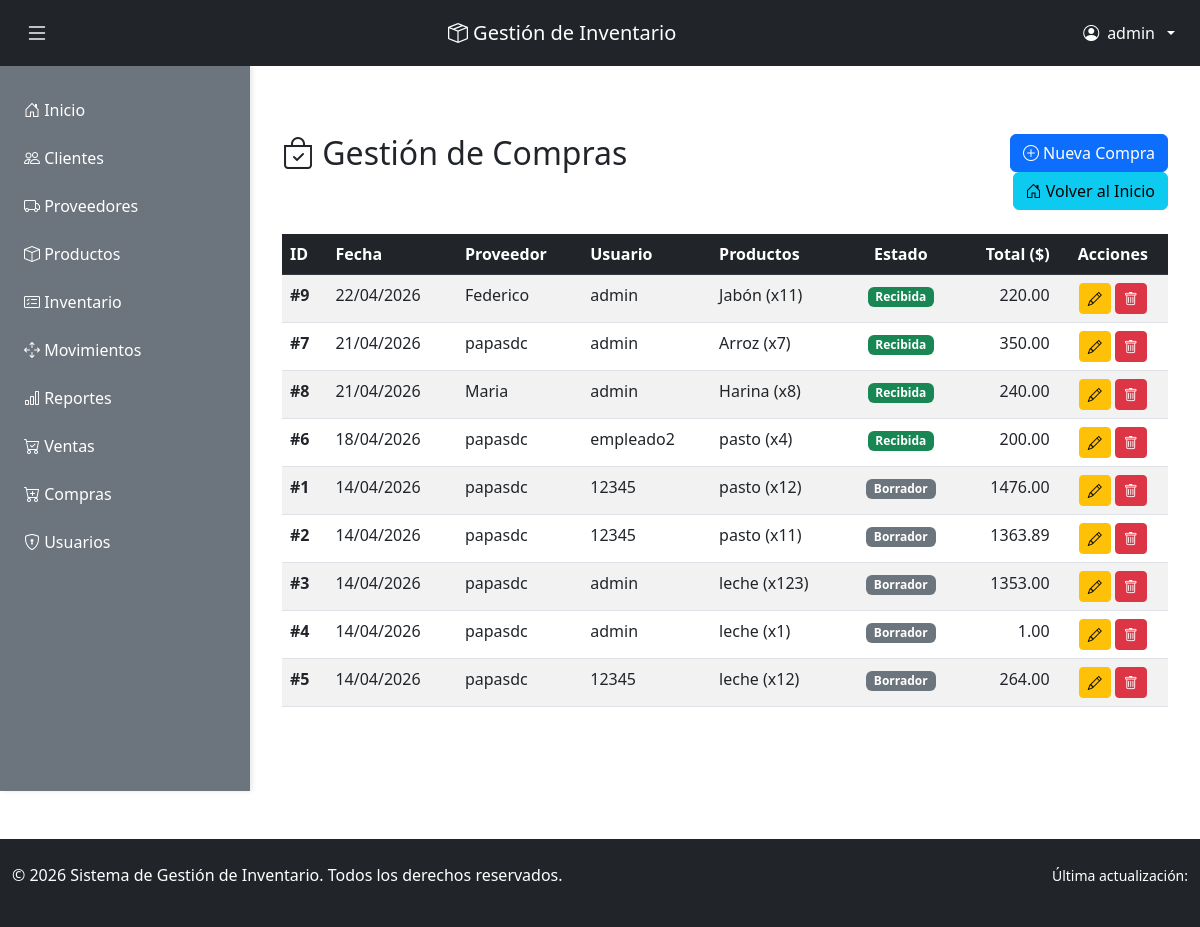
The page /compras/ (signed in) on the database its author committed.
### inventario/models.py (models this page shows, shortened)
class Compra(models.Model):
    ESTADO_COMPRA = [
        ('borrador', 'Borrador'),
        ('confirmada', 'Confirmada'),
        ('recibida', 'Recibida'),
        ('cancelada', 'Cancelada'),
    ]
    fecha_compra = models.DateField(auto_now_add=True)
    proveedor = models.ForeignKey(Proveedor, on_delete=models.CASCADE, related_name='compras')
    usuario = models.ForeignKey(User, on_delete=models.CASCADE, related_name='compras_realizadas')
    estado = models.CharField(max_length=20, choices=ESTADO_COMPRA, default='borrador')
    total = models.DecimalField(max_digits=12, decimal_places=2, default=0)
    class Meta:
        ordering = ['-fecha_compra']
        verbose_name = 'Compra'
        verbose_name_plural = 'Compras'
    def calcular_total(self):
        return sum(detalle.subtotal() for detalle in self.detalles.all())

class Proveedor(models.Model):
    nombre_proveedor = models.CharField(max_length=100)
    telefono = models.CharField(max_length=9)
    email = models.EmailField(unique=True)
    direccion = models.CharField(max_length=200)
    fecha_creacion = models.DateTimeField(auto_now_add=True)
    class Meta:
        ordering = ['nombre_proveedor']
        verbose_name = 'Proveedor'
        verbose_name_plural = 'Proveedores'

class DetalleCompra(models.Model):
    compra = models.ForeignKey(Compra, on_delete=models.CASCADE, related_name='detalles')
    producto = models.ForeignKey(Producto, on_delete=models.CASCADE, related_name='detalles_compra')
    cantidad = models.PositiveIntegerField()
    precio_compra = models.DecimalField(max_digits=10, decimal_places=2)
    class Meta:
        unique_together = ['compra', 'producto']
        verbose_name = 'Detalle Compra'
        verbose_name_plural = 'Detalles Compra'
    def subtotal(self):
        return self.cantidad * self.precio_compra

class Producto(models.Model):
    nombre_producto = models.CharField(max_length=100)
    codigo = models.CharField(max_length=50, unique=True)
    descripcion = models.TextField()
    precio = models.DecimalField(max_digits=10, decimal_places=2)
    stock = models.PositiveIntegerField(default=0)
    stock_minimo = models.PositiveIntegerField(default=0)
    fecha_creacion = models.DateTimeField(auto_now_add=True)
    activo = models.BooleanField(default=True)
    class Meta:
        ordering = ['nombre_producto']
        verbose_name = 'Producto'
        verbose_name_plural = 'Productos'

### inventario/views.py (the view)
# urls.py: path('compras/', views.ver_compras, name='ver_compras'),
@login_required(login_url='login')
@administrador_required
@require_http_methods(["GET"])
def ver_compras(request):
    compras = Compra.objects.all()
    contexto = {'compras': compras}
    return render(request, 'compras.html', contexto)

### inventario/views.py (called while the page is built)
def administrador_required(view_func):
    return user_passes_test(
        lambda u: u.is_authenticated and (
            u.is_superuser or
            (hasattr(u, 'perfil') and u.perfil.rol == 'administrador')
        ),
        login_url='login',
        redirect_field_name=None
    )(view_func)

### inventario/templates/compras.html (shortened to what this page needs)
{% extends 'base.html' %}
{% block content %}
<div class="container my-5">
    <div class="row mb-4">
        <div class="col-md-8">
            <h2><i class="bi bi-bag-check"></i> Gestión de Compras</h2>
        </div>
        <div class="col-md-4 text-end">
            <a href="{% url 'agregar_compra' %}" class="btn btn-primary">
                <i class="bi bi-plus-circle"></i> Nueva Compra
            </a>
            <a href="{% url 'inicio' %}" class="btn btn-info ms-2">
                <i class="bi bi-house-door"></i> Volver al Inicio
            </a>
        </div>
    </div>
    {% if compras %}
        <div class="table-responsive">
            <table class="table table-hover table-striped">
                <thead class="table-dark">
                    <tr>
                        <th>ID</th>
                        <th>Fecha</th>
                        <th>Proveedor</th>
                        <th>Usuario</th>
                        <th>Productos</th>
                        <th class="text-center">Estado</th>
                        <th class="text-end">Total ($)</th>
                        <th class="text-center">Acciones</th>
                    </tr>
                </thead>
                <tbody>
                    {% for compra in compras %}
                        <tr>
                            <td><strong>#{{ compra.id }}</strong></td>
                            <td>{{ compra.fecha_compra|date:"d/m/Y" }}</td>
                            <td>{{ compra.proveedor.nombre_proveedor }}</td>
                            <td>{{ compra.usuario.username }}</td>
                            <td>
                                {% for detalle in compra.detalles.all %}
                                    {{ detalle.producto.nombre_producto }} (x{{ detalle.cantidad }})
                                {% endfor %}
                            </td>
                            <td class="text-center">
                                {% if compra.estado == 'borrador' %}
                                    <span class="badge bg-secondary">Borrador</span>
                                {% elif compra.estado == 'confirmada' %}
                                    <span class="badge bg-info">Confirmada</span>
                                {% elif compra.estado == 'recibida' %}
                                    <span class="badge bg-success">Recibida</span>
                                {% else %}
                                    <span class="badge bg-danger">Cancelada</span>
                                {% endif %}
                            </td>
                            <td class="text-end">{{ compra.calcular_total }}</td>
                            <td class="text-center">
                                <a href="{% url 'editar_compra' compra.id %}" class="btn btn-sm btn-warning" title="Editar">
                                    <i class="bi bi-pencil"></i>
                                </a>
                                <a href="{% url 'eliminar_compra' compra.id %}" class="btn btn-sm btn-danger" title="Eliminar">
                                    <i class="bi bi-trash"></i>
                                </a>
                            </td>
                        </tr>
                    {% endfor %}
                </tbody>
            </table>
        </div>
    {% else %}
        <div class="alert alert-info text-center">
            <p>No hay compras registradas. <a href="{% url 'agregar_compra' %}" class="alert-link">Registrar una nueva</a></p>
        </div>
    {% endif %}
</div>
{% endblock %}

### inventario/templates/base.html (shortened to what this page needs)
<!DOCTYPE html>
<html lang="es">
<head>
    <link href="https://cdn.jsdelivr.net/npm/bootstrap@5.3.0/dist/css/bootstrap.min.css" rel="stylesheet">
    <link rel="stylesheet" href="https://cdn.jsdelivr.net/npm/bootstrap-icons@1.10.0/font/bootstrap-icons.css">
</head>
<body>
    <nav class="navbar navbar-dark bg-dark sticky-top">
        <div class="container-fluid">
            <button class="btn btn-dark toggle-sidebar-btn me-2" id="sidebarToggle" title="Abrir/Cerrar menú">
                <i class="bi bi-list"></i>
            </button>
            <span class="navbar-brand">
                <i class="bi bi-box-seam"></i> Gestión de Inventario
            </span>
            <div class="dropdown">
                <button class="btn btn-dark dropdown-toggle d-flex align-items-center gap-2" type="button" data-bs-toggle="dropdown">
                    <i class="bi bi-person-circle"></i>
                    {{ user.username }}
                </button>
            </div>
        </div>
    </nav>
    <div class="main-container">
        <aside class="sidebar" id="sidebar">
            <ul class="sidebar-menu">
                <li><a href="{% url 'inicio' %}" class="nav-link"><i class="bi bi-house-door"></i> Inicio</a></li>
                {% if user.is_staff %}
                    <li><a href="{% url 'ver_clientes' %}" class="nav-link"><i class="bi bi-people"></i> Clientes</a></li>
                    <li><a href="{% url 'ver_proveedores' %}" class="nav-link"><i class="bi bi-truck"></i> Proveedores</a></li>
                    <li><a href="{% url 'ver_productos' %}" class="nav-link"><i class="bi bi-box"></i> Productos</a></li>
                    <li><a href="{% url 'consultar_inventario' %}" class="nav-link"><i class="bi bi-card-checklist"></i> Inventario</a></li>
                    <li><a href="{% url 'ver_movimientos' %}" class="nav-link"><i class="bi bi-arrows-move"></i> Movimientos</a></li>
                    <li><a href="{% url 'ver_reportes' %}" class="nav-link"><i class="bi bi-bar-chart"></i> Reportes</a></li>
                    <li><a href="{% url 'ver_ventas' %}" class="nav-link"><i class="bi bi-cart-check"></i> Ventas</a></li>
                    <li><a href="{% url 'ver_compras' %}" class="nav-link"><i class="bi bi-cart-plus"></i> Compras</a></li>
                    {% if user.is_superuser or user.perfil.rol == 'administrador' %}
                        <li><a href="{% url 'ver_usuarios' %}" class="nav-link"><i class="bi bi-shield-lock"></i> Usuarios</a></li>
                    {% endif %}
                {% else %}
                <a href="{% url 'inventario_invitado' %}" class="btn btn-outline-light btn-sm">Inventario</a>
                <a href="{% url 'movimientos_invitado' %}" class="btn btn-outline-light btn-sm">Movimientos</a>
                <a href="{% url 'reportes_invitado' %}" class="btn btn-outline-light btn-sm">Reportes</a>
            {% endif %}
            </ul>
        </aside>
        <main class="main-content">
            <div class="content-wrapper">
                {% block content %}{% endblock %}
            </div>
        </main>
    </div>
    <footer class="bg-dark text-white mt-5 py-4">
        <div class="container-fluid">
            <div class="row">
                <div class="col-md-6">
                    <p>&copy; 2026 Sistema de Gestión de Inventario. Todos los derechos reservados.</p>
                </div>
                <div class="col-md-6 text-end">
                    <small>Última actualización: {{ now|date:"d/m/Y H:i" }}</small>
                </div>
            </div>
        </div>
    </footer>
</body>
</html>

### inventario/templates/base.html (style rules this page uses)
body { display: flex; flex-direction: column; min-height: 100vh; }
.navbar { flex-shrink: 0; }
.main-container { display: flex; flex: 1; }
.sidebar { width: 250px; background-color: #6c757d; padding: 20px 0; overflow-y: auto; transition: all 0.3s ease; box-shadow: 2px 0 5px rgba(0,0,0,0.1); }
.sidebar-menu { list-style: none; padding: 0; margin: 0; }
.sidebar-menu li { margin: 0; }
.sidebar-menu a { display: block; padding: 12px 20px; color: white; text-decoration: none; transition: background-color 0.2s ease; border-left: 4px solid transparent; }
.main-content { flex: 1; padding: 0; overflow-y: auto; }
.content-wrapper { padding: 20px; }
.toggle-sidebar-btn { cursor: pointer; font-size: 1.5rem; }

### rows shown on the page
Compra: id "9", fecha_compra "22/04/2026", proveedor.nombre_proveedor "Federico", usuario.username "admin", estado "Recibida", calcular_total "220.00"
DetalleCompra: producto.nombre_producto "Jabón", cantidad "11"
Compra: id "7", fecha_compra "21/04/2026", proveedor.nombre_proveedor "papasdc", usuario.username "admin", estado "Recibida", calcular_total "350.00"
DetalleCompra: producto.nombre_producto "Arroz", cantidad "7"
Compra: id "8", fecha_compra "21/04/2026", proveedor.nombre_proveedor "Maria", usuario.username "admin", estado "Recibida", calcular_total "240.00"
DetalleCompra: producto.nombre_producto "Harina", cantidad "8"
Compra: id "6", fecha_compra "18/04/2026", proveedor.nombre_proveedor "papasdc", usuario.username "empleado2", estado "Recibida", calcular_total "200.00"
DetalleCompra: producto.nombre_producto "pasto", cantidad "4"
Compra: id "1", fecha_compra "14/04/2026", proveedor.nombre_proveedor "papasdc", usuario.username "12345", estado "Borrador", calcular_total "1476.00"
DetalleCompra: producto.nombre_producto "pasto", cantidad "12"
Compra: id "2", fecha_compra "14/04/2026", proveedor.nombre_proveedor "papasdc", usuario.username "12345", estado "Borrador", calcular_total "1363.89"
DetalleCompra: producto.nombre_producto "pasto", cantidad "11"
Compra: id "3", fecha_compra "14/04/2026", proveedor.nombre_proveedor "papasdc", usuario.username "admin", estado "Borrador", calcular_total "1353.00"
DetalleCompra: producto.nombre_producto "leche", cantidad "123"
Compra: id "4", fecha_compra "14/04/2026", proveedor.nombre_proveedor "papasdc", usuario.username "admin", estado "Borrador", calcular_total "1.00"
DetalleCompra: producto.nombre_producto "leche", cantidad "1"
Compra: id "5", fecha_compra "14/04/2026", proveedor.nombre_proveedor "papasdc", usuario.username "12345", estado "Borrador", calcular_total "264.00"
DetalleCompra: producto.nombre_producto "leche", cantidad "12"

### other values the page prints
{{ user.username }} "admin"
